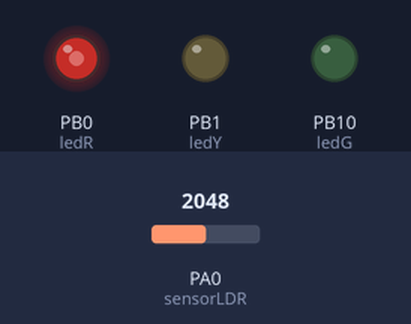
Recording of a sketch running on a simulated STM32 Blue Pill. Parts: output pins drawn as LEDs (lit = HIGH). The test bench sets the inputs (shaded band); at power-on: PA0 (sensorLDR) = 2048. What the sketch prints to the serial monitor is not drawn.

Above: at 1.2 s.
1.3 s: PA0 (sensorLDR) set to 2866
At 2.1 s:
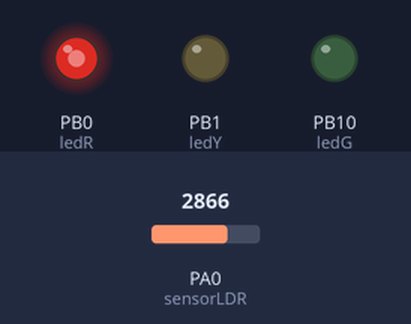
2.8 s: PA0 (sensorLDR) set to 3603
At 3.3 s:
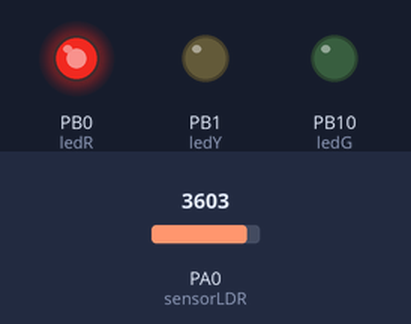
4.3 s: PA0 (sensorLDR) set to 491
At 5.5 s:
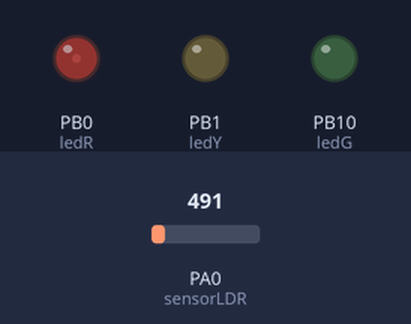
5.8 s: PA0 (sensorLDR) set to 0
At 6.7 s:
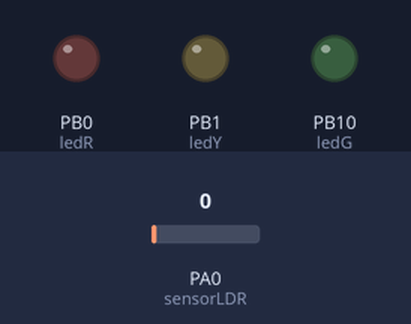
7.3 s: PA0 (sensorLDR) set to 2047
At 7.9 s:
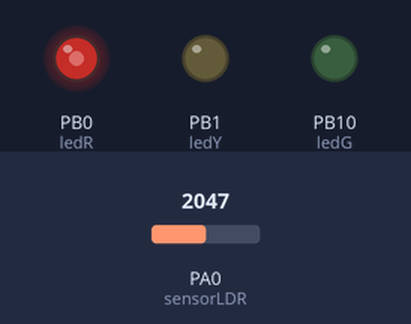
Timing chart, 0 to 9.8 s (numbered marks = the images above; inputs shaded):
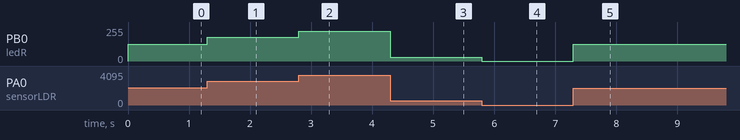

Measured:
- after the input at 1.3 s, PB0 (ledR): 126/255 → 177/255 at once
- after the input at 2.8 s, PB0 (ledR): 177/255 → 224/255 at once
- after the input at 4.3 s, PB0 (ledR): 224/255 → 28/255 at once
- after the input at 5.8 s, PB0 (ledR): 28/255 → 0/255 at once
- after the input at 7.3 s, PB0 (ledR): 0/255 → 126/255 at once

The sketch:

STM32_LDR.ino
```cpp
//INISIALISASI
int ledR=PB0;
int ledY=PB1;
int ledG=PB10;
int sensorLDR=PA0;

void setup() {
  Serial.begin(9600);
  pinMode(sensorLDR,INPUT);
  pinMode(ledR,OUTPUT);
  pinMode(ledY,OUTPUT);
  pinMode(ledG,OUTPUT);
}

void loop() {
  //BACA SENSOR / DATA
   int bacaLDR= analogRead(sensorLDR);
       bacaLDR= map(bacaLDR,32,4095,0,255);

  //PRINT KE SERIAL
   Serial.print("Nilai sensorLDR: ");
   Serial.print(bacaLDR);
   Serial.println(); //UNTUK ENTER

  //LOGIKA PROGRAM
  analogWrite(ledR,bacaLDR);
}
```
